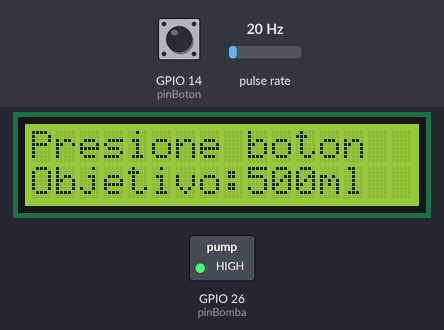
A sketch run on a simulated ESP32. Parts: 16×2 character LCD, switched loads named in the sketch (green lamp = pin HIGH). Wiring (inferred from the names in the program): pulse sensor: data GPIO 27. The test bench sets the inputs (shaded band); at power-on: GPIO 14 (pinBoton) HIGH, pulse rate 20 Hz. What the sketch prints to the serial monitor is not drawn.

Above: at 3.3 s.
3.4 s: GPIO 14 (pinBoton) pulled LOW for 0.15 s
At 4.0 s:
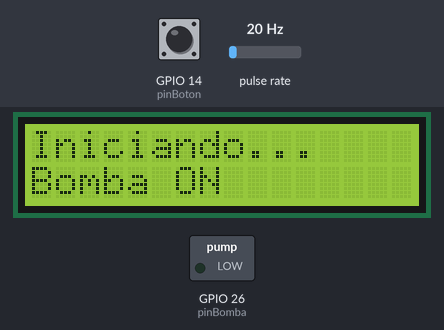
6.2 s: pulse rate (sensor on GPIO 27) set to 100 Hz
At 8.6 s:
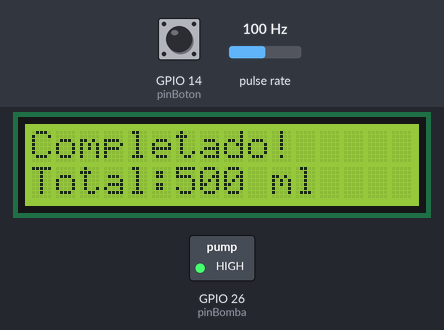
9.2 s: GPIO 14 (pinBoton) pulled LOW for 3.2 s
At 11.92 s:
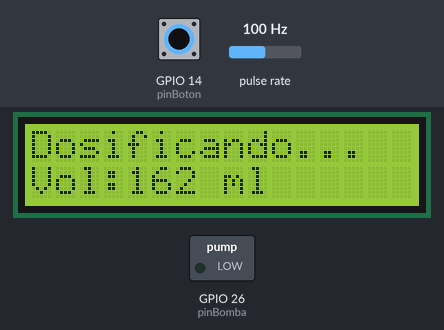
13.0 s: pulse rate (sensor on GPIO 27) set to 4 Hz
At 13.19 s:
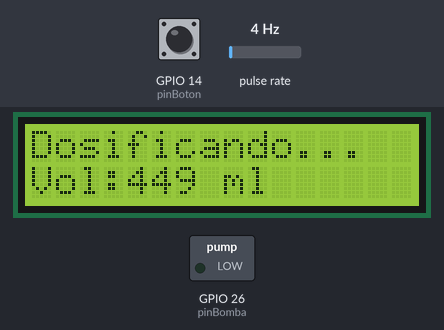
14.5 s: pulse rate (sensor on GPIO 27) set to 7 Hz
At 17.9 s:
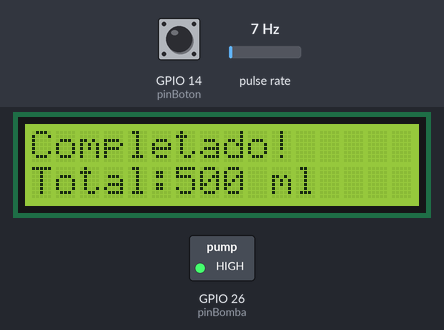
Timing chart, 0 to 19.4 s (numbered marks = the images above; inputs shaded):
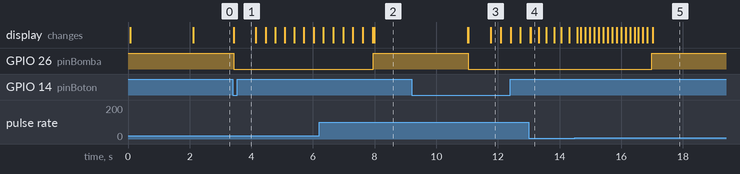

Measured:
- the behaviour switches between 5 and 6 Hz on pulse rate (sensor on GPIO 27) (found by bisection; images 4 and 5)
- after the input at 3.4 s, GPIO 26 (pinBomba): HIGH → LOW at once; the display: changes at once (image 1)
- after the input at 6.2 s, GPIO 26 (pinBomba): LOW → HIGH after 1.8 s
- after the input at 9.2 s, GPIO 26 (pinBomba): HIGH → LOW after 1.8 s; the display: first differs from a run without the input after 1.8 s (image 3 shows a later state)
- after the input at 13.0 s, GPIO 26 (pinBomba): stays LOW (without the input it goes to HIGH after 0.31 s)
- after the input at 14.5 s, GPIO 26 (pinBomba): LOW → HIGH after 2.5 s instead of 4.3 s

The sketch:

dosificador_esp32.ino
```cpp
/*
  Proyecto: Dosificador automático de agua de 500 ml
  Microcontrolador: ESP32
  By: Luis Luva
  https://www.tiktok.com/@lab.luva?_r=1&_t=ZS-97M1VoaISzk

  Descripción:
  Este programa activa una bomba de agua al presionar un botón.
  El sensor de caudal mide la cantidad de agua que pasa por la manguera.
  Cuando el volumen llega aproximadamente a 500 ml, la bomba se apaga automáticamente.

  Componentes:
  - ESP32
  - Sensor de caudal YF-S201 o similar
  - Bomba de agua DC
  - Módulo relé o MOSFET para controlar la bomba
  - Pantalla LCD 16x2 con módulo I2C
  - Botón pulsador

  Conexiones sugeridas:
  Sensor de caudal señal -> GPIO 27
  Botón                 -> GPIO 14
  Relé/MOSFET bomba     -> GPIO 26
  LCD SDA               -> GPIO 21
  LCD SCL               -> GPIO 22
  VCC LCD               -> 5V o 3.3V según el módulo LCD
  GND                   -> GND

  Nota:
  Si el sensor de caudal trabaja a 5V, revisar que la salida de señal sea segura para el ESP32.
  El ESP32 trabaja con lógica de 3.3V.
*/

#include <Wire.h>
#include <LiquidCrystal_I2C.h>

// Dirección I2C del LCD.
// Si tu LCD no muestra nada, prueba cambiando 0x27 por 0x3F.
LiquidCrystal_I2C lcd(0x27, 16, 2);

// Pines del ESP32
const byte pinSensorCaudal = 27;  // Pin para contar pulsos del sensor
const byte pinBoton = 14;         // Botón para iniciar la dosificación
const byte pinBomba = 26;         // Salida para controlar relé o MOSFET de la bomba

// Pines I2C del ESP32
const byte pinSDA = 21;
const byte pinSCL = 22;

// Volumen objetivo en mililitros.
// En este caso el sistema se detiene al llegar aproximadamente a 500 ml.
const float volumenObjetivoML = 500.0;

// Factor de calibración del sensor de caudal.
// Este valor depende del modelo del sensor, la presión del agua y la instalación.
// Para sensores tipo YF-S201 se suele usar 450 pulsos por litro como valor inicial.
// Para mayor precisión, este valor debe calibrarse con una prueba real.
const float pulsosPorLitro = 450.0;

/*
  Fórmula de calibración:

  pulsosPorLitro = pulsosContados / litrosReales

  Ejemplo:
  Si al llenar 500 ml el sensor contó 230 pulsos:

  pulsosPorLitro = 230 / 0.5
  pulsosPorLitro = 460

  Entonces se reemplaza el valor:
  const float pulsosPorLitro = 460.0;
*/

// Variable que aumenta cada vez que el sensor detecta un pulso
volatile unsigned long pulsos = 0;

// Variable donde se calcula el volumen de agua en mililitros
float volumenML = 0;

// Estado del sistema
bool dosificando = false;

// Variable para detectar la pulsación del botón
bool botonAnterior = HIGH;

// Configuración del relé.
// Muchos módulos relé se activan con LOW.
// Si tu relé se activa con HIGH, cambia este valor a false.
const bool releActivoEnLOW = true;

// Función de interrupción para ESP32.
// IRAM_ATTR ayuda a que la interrupción trabaje correctamente en ESP32.
void IRAM_ATTR contarPulsos() {
  pulsos++;
}

// Enciende la bomba según el tipo de relé usado
void encenderBomba() {
  if (releActivoEnLOW) {
    digitalWrite(pinBomba, LOW);
  } else {
    digitalWrite(pinBomba, HIGH);
  }
}

// Apaga la bomba según el tipo de relé usado
void apagarBomba() {
  if (releActivoEnLOW) {
    digitalWrite(pinBomba, HIGH);
  } else {
    digitalWrite(pinBomba, LOW);
  }
}

void setup() {
  // Monitor serial para pruebas y depuración
  Serial.begin(115200);

  // Configuración de pines
  pinMode(pinSensorCaudal, INPUT_PULLUP);
  pinMode(pinBoton, INPUT_PULLUP);
  pinMode(pinBomba, OUTPUT);

  // Asegura que la bomba inicie apagada
  apagarBomba();

  // Inicialización del bus I2C en ESP32
  Wire.begin(pinSDA, pinSCL);

  // Inicialización del LCD
  lcd.init();
  lcd.backlight();

  // Configuración de interrupción para el sensor de caudal
  attachInterrupt(digitalPinToInterrupt(pinSensorCaudal), contarPulsos, RISING);

  // Mensaje inicial
  lcd.setCursor(0, 0);
  lcd.print("Dosificador");
  lcd.setCursor(0, 1);
  lcd.print("ESP32");
  delay(2000);

  lcd.clear();
  lcd.setCursor(0, 0);
  lcd.print("Presione boton");
  lcd.setCursor(0, 1);
  lcd.print("Objetivo:500ml");

  Serial.println("Sistema listo");
}

void loop() {
  // Lee el estado actual del botón
  bool estadoBoton = digitalRead(pinBoton);

  // Detecta cuando el botón pasa de no presionado a presionado
  if (botonAnterior == HIGH && estadoBoton == LOW && !dosificando) {
    iniciarDosificacion();
    delay(200); // Pequeño antirrebote
  }

  botonAnterior = estadoBoton;

  // Si el sistema está dosificando, calcula el volumen
  if (dosificando) {
    // Copia segura de la variable pulsos
    noInterrupts();
    unsigned long pulsosActuales = pulsos;
    interrupts();

    // Conversión de pulsos a mililitros
    volumenML = (pulsosActuales / pulsosPorLitro) * 1000.0;

    // Muestra información en LCD
    lcd.setCursor(0, 0);
    lcd.print("Dosificando... ");

    lcd.setCursor(0, 1);
    lcd.print("Vol:");
    lcd.print(volumenML, 0);
    lcd.print(" ml     ");

    // También muestra datos en el monitor serial
    Serial.print("Pulsos: ");
    Serial.print(pulsosActuales);
    Serial.print(" | Volumen: ");
    Serial.print(volumenML);
    Serial.println(" ml");

    // Si llega al volumen objetivo, apaga la bomba
    if (volumenML >= volumenObjetivoML) {
      apagarBomba();
      dosificando = false;

      lcd.clear();
      lcd.setCursor(0, 0);
      lcd.print("Completado!");
      lcd.setCursor(0, 1);
      lcd.print("Total:");
      lcd.print(volumenML, 0);
      lcd.print(" ml");

      Serial.println("Dosificacion completada");

      delay(3000);

      lcd.clear();
      lcd.setCursor(0, 0);
      lcd.print("Presione boton");
      lcd.setCursor(0, 1);
      lcd.print("Objetivo:500ml");
    }
  }
}

// Función para iniciar una nueva dosificación
void iniciarDosificacion() {
  // Reinicia las variables de medición
  pulsos = 0;
  volumenML = 0;
  dosificando = true;

  // Mensaje de inicio
  lcd.clear();
  lcd.setCursor(0, 0);
  lcd.print("Iniciando...");
  lcd.setCursor(0, 1);
  lcd.print("Bomba ON");

  Serial.println("Iniciando dosificacion");

  // Activa la bomba
  encenderBomba();

  delay(500);
}
```
